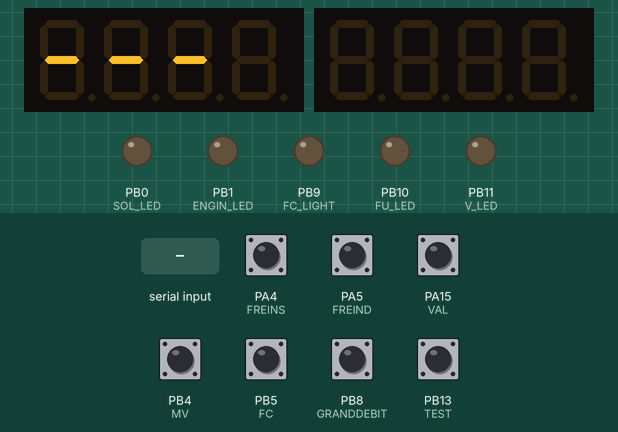
A sketch run on a simulated STM32 Blue Pill. Shown: 2 × 4-digit seven-segment display, output pins drawn as LEDs (lit = HIGH). Inputs (shaded band) come from the test bench; at power-on: PA4 (FREINS), PA5 (FREIND), PA15 (VAL), PB4 (MV), PB5 (FC), PB8 (GRANDDEBIT), PB13 (TEST) HIGH. What the sketch prints to the serial monitor is not drawn.

Above: at 2.2 s.
At 10.0 s:
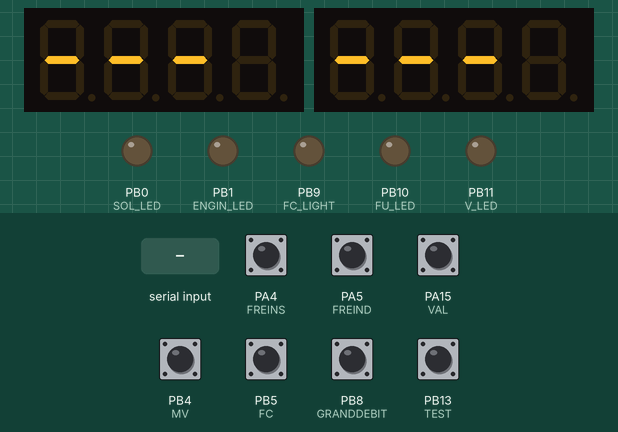
10.1 s: "1\n" received over Serial
At 11.2 s:
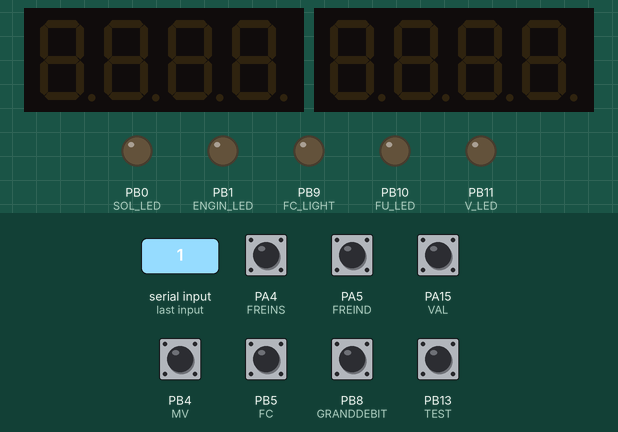
11.6 s: PA4 (FREINS) pulled LOW for 0.15 s
13.2 s: PA15 (VAL) pulled LOW for 0.15 s
14.8 s: PB4 (MV) pulled LOW for 0.15 s
16.4 s: PB5 (FC) pulled LOW for 0.15 s
18.0 s: PB8 (GRANDDEBIT) pulled LOW for 0.15 s
Timing chart, 0 to 20.6 s (numbered marks = the images above; inputs shaded):
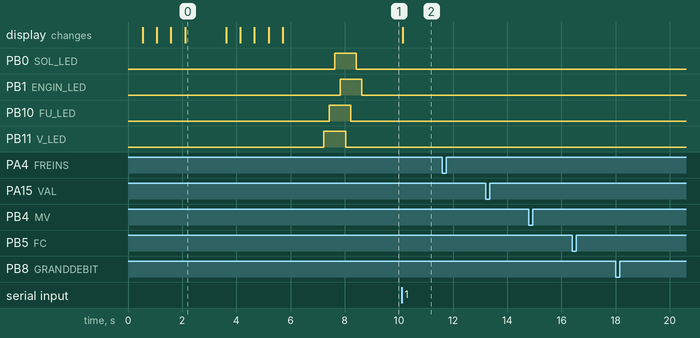

The sketch:

kvb.ino
```cpp
#include <Arduino.h>

// pour les deux afficheurs
#include <TM1637Display.h>

// pour la transmission PC
#include <ArduinoJson.h>

// pour le debouncing
#include <Bounce2.h>

#define CLK_PRINCIPAL PB12
#define DIO_PRINCIPAL PA8

#define CLK_AUXILIAIRE PB12
#define DIO_AUXILIAIRE PB15

#define V_LED PB11
#define FU_LED PB10
#define SOL_LED PB0
#define ENGIN_LED PB1

#define VAL PA15
#define MV PB4
#define FC PB5
#define TEST PB13

// boitier frein
#define FREINS PA4
#define FREIND PA5
#define GRANDDEBIT PB8

#define VAL_LIGHT PA8
#define FC_LIGHT PB9


// paramètres pour l'afficheur principal
// vous devrez sûrement modifier ces paramètres

uint8_t LTV[] = {0b00000000, 0b01110011, 0b00000000, 0b00000000}; // ça existe?

uint8_t eteint[] = {0b00000000, 0b00000000, 0b00000000, 0b00000000};      // 0.0
uint8_t tirets[] = {0b01000000, 0b01000000, 0b01000000, 0b00000000};      // 1.0
uint8_t zerozeroAux[] = {0b00000000, 0b00111111, 0b00111111, 0b00000000};   // 2.0
uint8_t zerozeroPrincipal[] = {0b00000000, 0b00111111, 0b00111111, 0b00000000}; // 3.0
uint8_t triplezeroAux[] = {0b00111111, 0b00111111, 0b00111111, 0b00000000};   // 4.0
uint8_t preannonce[] = {0b00000000, 0b01110011, 0b00000000, 0b00000000};    // 5.0
uint8_t preannonceAux[] = {0b00000000, 0b01011110, 0b00000000, 0b00000000};   // 6.0
uint8_t vitesseover160[] = {0b00000000, 0b01111100, 0b00000000, 0b00000000};  // 7.0
uint8_t autotest[] = {0b01111111, 0b01111111, 0b01111111, 0b00000000};      // 8.0
uint8_t faute[] = {0b00000000, 0b11110001, 0b00000000, 0b00000000};       // 9.0

// autotest
uint8_t PA400Aux[] = {0b00111111, 0b00111111, 0b01100110, 0b00000000};       // 1.0
uint8_t PA400[] = {0b01100110, 0b00111111, 0b00111111, 0b00000000};       // 1.0

uint8_t UC512Aux[] = {0b00000000, 0b00111110, 0b00111001, 0b00000000};       // 2.0
uint8_t UC512[] = {0b00000000, 0b01101101, 0b01011011, 0b00000110};       // 2.0


//typedef unsigned char uint8_t;
String inData;
StaticJsonDocument<256> doc;

String oldOutput;
StaticJsonDocument<128> docOutput;


Bounce VALbtn = Bounce();
Bounce MVbtn = Bounce();
Bounce FCbtn = Bounce();
Bounce TESTbtn = Bounce();
Bounce FREIN_S = Bounce();
Bounce FREIN_D = Bounce();
Bounce BPGD = Bounce();

TM1637Display visuPrincipal(CLK_PRINCIPAL, DIO_PRINCIPAL);
TM1637Display visuAux(CLK_AUXILIAIRE, DIO_AUXILIAIRE);

void separate()
{
  Serial.print(",");
}

int readButton(const int number)
{
  return 1 - digitalRead(number);
}

void configureButtons() {
  VALbtn.attach(VAL, INPUT_PULLUP);
  MVbtn.attach(MV, INPUT_PULLUP);
  FCbtn.attach(FC, INPUT_PULLUP);
  TESTbtn.attach(TEST, INPUT_PULLUP);
  FREIN_S.attach(FREINS, INPUT_PULLUP);
  FREIN_D.attach(FREIND, INPUT_PULLUP);
  BPGD.attach(GRANDDEBIT, INPUT_PULLUP);
}

void readAllButtons() {
  VALbtn.update();
  MVbtn.update();
  FCbtn.update();
  TESTbtn.update();
  FREIN_S.update();
  FREIN_D.update();
  BPGD.update();
}

void visuAuxBoot()
{
  visuPrincipal.setSegments(autotest);
  delay(500);
  visuPrincipal.setSegments(eteint);
  delay(500);
  visuPrincipal.setSegments(preannonce);
  delay(500);
  visuPrincipal.setSegments(vitesseover160);
  delay(500);
  visuPrincipal.setSegments(tirets);
  delay(1500);
  visuPrincipal.setSegments(tirets);
}

void visuPrincipalBoot()
{
  visuAux.setSegments(autotest);
  delay(500);
  visuAux.setSegments(eteint);
  delay(500);
  visuAux.setSegments(preannonce);
  delay(500);
  visuAux.setSegments(vitesseover160);
  delay(500);
  visuAux.setSegments(tirets);
  delay(1500);
}

void testLEDs()
{
      setLED(1, V_LED);
      delay(200);
      setLED(1, FU_LED);
      delay(200);
      setLED(1, SOL_LED);
      delay(200);
      setLED(1, ENGIN_LED);
      delay(200);
      setLED(0, V_LED);
      delay(200);
      setLED(0, FU_LED);
      delay(200);
      setLED(0, SOL_LED);
      delay(200);
      setLED(0, ENGIN_LED);
      delay(200);

}

void setLED(const int input, const int led) {
  if (input == 0) {
    digitalWrite(led, LOW);
  } else {
    digitalWrite(led, HIGH);
  }
}

void setButtonPins() {
  pinMode(ENGIN_LED, OUTPUT);
  pinMode(SOL_LED, OUTPUT);
  pinMode(V_LED, OUTPUT);
  pinMode(FU_LED, OUTPUT);

 // pinMode(PB11, OUTPUT);

  pinMode(FC_LIGHT, OUTPUT);
  pinMode(VAL_LIGHT, OUTPUT);
}

void setup()
{
  visuPrincipal.setBrightness(0x0f);
  visuAux.setBrightness(0x0f);
  // reset


  setButtonPins();
  configureButtons();

  visuPrincipalBoot();
  visuAuxBoot();

  testLEDs();

  Serial.begin(115200);

  while (Serial.available())
  {
    Serial.println("!");
  }
}


void loop()
{
/*  visuPrincipalBoot();
  visuAuxBoot();
  testLEDs();
*/
  readAllButtons();

  if (VALbtn.changed() || MVbtn.changed() || FCbtn.changed() || TESTbtn.changed() ||FREIN_D.changed() || FREIN_S.changed() || BPGD.changed() ) {
    /*int VALValue = VALbtn.read();
      int MVValue = MVbtn.read();
      int FCValue = FCbtn.read();
      int TESTValue = TESTbtn.read();*/
    float FreinAutomatique;
    if (int(FREIN_S.read()) == 0) {
      //Serial.println("ça déserre"); // -1
      FreinAutomatique = 1;
    } else if (int(FREIN_D.read()) == 0) {
      //      Serial.println("ça serre"); // 1
      FreinAutomatique = -1;
    } else {
      //Serial.println("rien"); // 0
      FreinAutomatique = 0;
    }
    docOutput["FA"] = FreinAutomatique ;


    docOutput["VAL"] = !VALbtn.read();
    docOutput["MV"] = false;
    docOutput["FC"] = !MVbtn.read();
    docOutput["TEST"] = !TESTbtn.read();
    docOutput["SF"] = !FCbtn.read();
    docOutput["BPGD"] = !BPGD.read();
    String output;
    serializeJson(docOutput, output);
    Serial.println(output);
  }

  char received = Serial.read();
  if (received != 255)
  {
    inData += received;
  }
  // Process message when new line character is received
  if (received == '\n')
  {
    deserializeJson(doc, inData);
    int visu = doc["visu"];       // 1
    int autotestTS = doc["autotest"]; // 3
    int LSFU = doc["LSFU"];         // 1
    int LSV = doc["LSV"];         // 1
    int panneSol = doc["SOL"];         // 1
    int panneEngin = doc["ENGIN"];         // 1
    int CG = doc["CG"];         // 1
    int FCLight = doc["FC"];         // 1
    int VALLight = doc["VAL"];         // 1


    if (autotestTS == 1 || autotestTS == 2 || autotestTS == 3)
    {
      switch (autotestTS)
      {
        case 1:
          visuPrincipal.showNumberDec(0004);
          visuAux.setSegments(PA400Aux);
          digitalWrite(FU_LED, LOW);
          digitalWrite(V_LED, LOW);
          digitalWrite(SOL_LED, LOW);
          digitalWrite(ENGIN_LED, LOW);
          break;

        case 2:
          visuPrincipal.showNumberDec(2150);
          visuAux.setSegments(UC512Aux);
          digitalWrite(FU_LED, LOW);
          digitalWrite(V_LED, LOW);
          digitalWrite(SOL_LED, HIGH);
          digitalWrite(ENGIN_LED, HIGH);
      }
    }
    else
    {
      switch (visu)
      {
        case 0: // éteint
          visuPrincipal.setSegments(eteint);
          visuAux.setSegments(eteint);
          break;

        case 1: // contrôle de vitesse actif (la vitesse maximale autorisée ne dépasse pas 160 km/h)
          visuPrincipal.setSegments(tirets);
          visuAux.setSegments(tirets);
          break;

        case 2: // contrôle d'annonce d'un signal d'arrêt fermé avec vitesse d'approche 30 km/h
          visuPrincipal.setSegments(eteint);
          visuAux.setSegments(zerozeroAux);
          break;

        case 3: // contrôle de vitesse à 30 km/h
          visuPrincipal.setSegments(zerozeroPrincipal);
          visuAux.setSegments(eteint);
          break;

        case 4: // contrôle d'annonce d'un signal d'arrêt fermé avec vitesse d'approche 10 km/h
          visuPrincipal.setSegments(eteint);
          visuAux.setSegments(triplezeroAux);
          break;

        case 5: // contrôle de vitesse à 160 km/h
          visuPrincipal.setSegments(preannonce);
          visuAux.setSegments(eteint);
          break;

        case 6: // contrôle de préannonce
          visuPrincipal.setSegments(eteint);
          visuAux.setSegments(preannonceAux);
          break;

        case 7: // contrôle de vitesse actif (la vitesse maximale autorisée est supérieure à 160 km/h si rien ne s'y oppose)
          visuAux.setSegments(eteint);
          visuPrincipal.setSegments(vitesseover160);
          break;

        case 8: // autotest ou test en cours*
          visuPrincipal.setSegments(autotest);
          visuAux.setSegments(autotest);
          break;

        case 9: // données incompatibles avec le tableau de cohérence
          visuPrincipal.setSegments(faute);
          visuAux.setSegments(eteint);
          break;

        default:
          break;
      }
      setLED(LSV, V_LED);
      setLED(LSFU, FU_LED);
      setLED(panneSol, SOL_LED);
      setLED(panneEngin, ENGIN_LED);
      setLED(FCLight, FC_LIGHT);
      setLED(VALLight, VAL_LIGHT);
    }


    //Serial.println(visu);
    inData = ""; // Clear received buffer
  }
}
```

Measured:
- after the input at 10.1 s, the display: changes after 0.05 s (image 2)
- after the input at 11.6 s, every drawn part: stays the same
- after the input at 13.2 s, every drawn part: stays the same
- after the input at 14.8 s, every drawn part: stays the same
- after the input at 16.4 s, every drawn part: stays the same
- after the input at 18.0 s, every drawn part: stays the same
- what the display in image 0 shows lasts 1.5 s, from 2.1 s to 3.6 s
